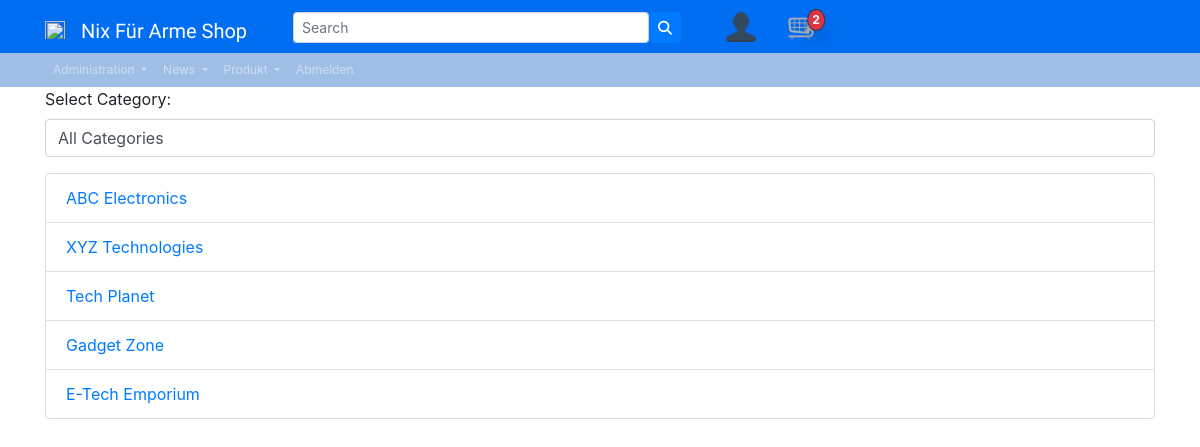
Screenshot of /inc/pgs/product_adminpage.php (signed in) with the database file from the repository.
### tables this page shows
CREATE TABLE `sellers` (
  `id` int(11) NOT NULL,
  `name` varchar(50) NOT NULL,
  `email` varchar(50) NOT NULL
);

### inc/pgs/product_adminpage.php (the view, shortened to what this page needs)
<!DOCTYPE html>
<html lang="en">
<head>
<?php
include '../includes/head.php';
require_once('../../config/dbaccess.php');
?>
<link rel="stylesheet" href="https://stackpath.bootstrapcdn.com/bootstrap/4.5.2/css/bootstrap.min.css">
</head>
<body class="d-flex flex-column min-vh-100">
  <div class="container">
    <?php
    $db_obj = new mysqli($host, $user, $password, $database);
    $sql = 'SELECT * FROM sellers';
    $stmt = $db_obj->prepare($sql);
    $stmt->execute();
    $result = $stmt->get_result();
    $sellers = $result->fetch_all(MYSQLI_ASSOC);
    $selectedCategoryId = null;
    echo '<div class="mb-3">';
    echo '<label for="category-select">Select Category:</label>';
    echo '<select class="form-control" id="category-select" onchange="changeCategory()">';
    echo '<option value="">All Categories</option>';
    echo '</select>';
    echo '</div>';
    if (isset($_GET['seller_id'])) {
      $sql = 'SELECT * FROM products WHERE seller_id = ?';
      if ($selectedCategoryId) {
        $sql .= ' AND category_id = ?';
      }
      $stmt = $db_obj->prepare($sql);
      if ($selectedCategoryId) {
        $stmt->bind_param('ii', $_GET['seller_id'], $selectedCategoryId);
      } else {
        $stmt->bind_param('i', $_GET['seller_id']);
      }
      $stmt->execute();
      $result = $stmt->get_result();
      $products = $result->fetch_all(MYSQLI_ASSOC);
       echo '<table class="table">';
       echo '<thead><tr><th>Name</th><th>Description</th><th><a href="#" class="sortable" onclick="sortTable(2)">Price</a></th><th>Discount</th><th>Stock</th><th>Category</th><th>Action</th></tr></thead>';
       echo '<tbody>';
       foreach ($products as $product) {
           echo '<tr>';
           echo '<td>' . $product['name'] . '</td>';
           echo '<td>' . $product['description'] . '</td>';
           echo '<td>' . $product['price'] . '</td>';
           echo '<td>' . $product['Discount'] . '</td>';
           echo '<td>' . $product['Stock'] . '</td>';
           echo '<td>' . getCategoryName($product['category_id']) . '</td>';
           echo '<td><div class="btn-group" role="group" aria-label="Product Actions"><a href="#" onclick="editProduct(' . $product['id'] . ')" class="btn btn-primary">Edit</a><a href="#" onclick="deleteProduct(' . $product['id'] . ')" class="btn btn-danger">Delete</a></div></td>';
           echo '</tr>';
       }
       echo '</tbody>';
       echo '</table>';
    } else {
      echo '<ul class="list-group">';
      foreach ($sellers as $seller) {
        echo '<li class="list-group-item"><a href="?seller_id=' . $seller['id'] . '">' . $seller['name'] . '</a></li>';
      }
    }
    echo '</ul>';
    ?>
  </div>
</body>
</html>

### res/css/styles.css (style rules this page uses)
html { height: 100%; }
body { background-color: #d5dfe6; font-family: "Segoe UI", Tahoma, Geneva, Verdana, sans-serif; background-image: none; background-repeat: no-repeat; background-position: center; background-attachment: fixed; }

### rows the page displays
sellers: name "ABC Electronics"
sellers: name "XYZ Technologies"
sellers: name "Tech Planet"
sellers: name "Gadget Zone"
sellers: name "E-Tech Emporium"

### other values shown
$currentShoppingcartAmount "2"
